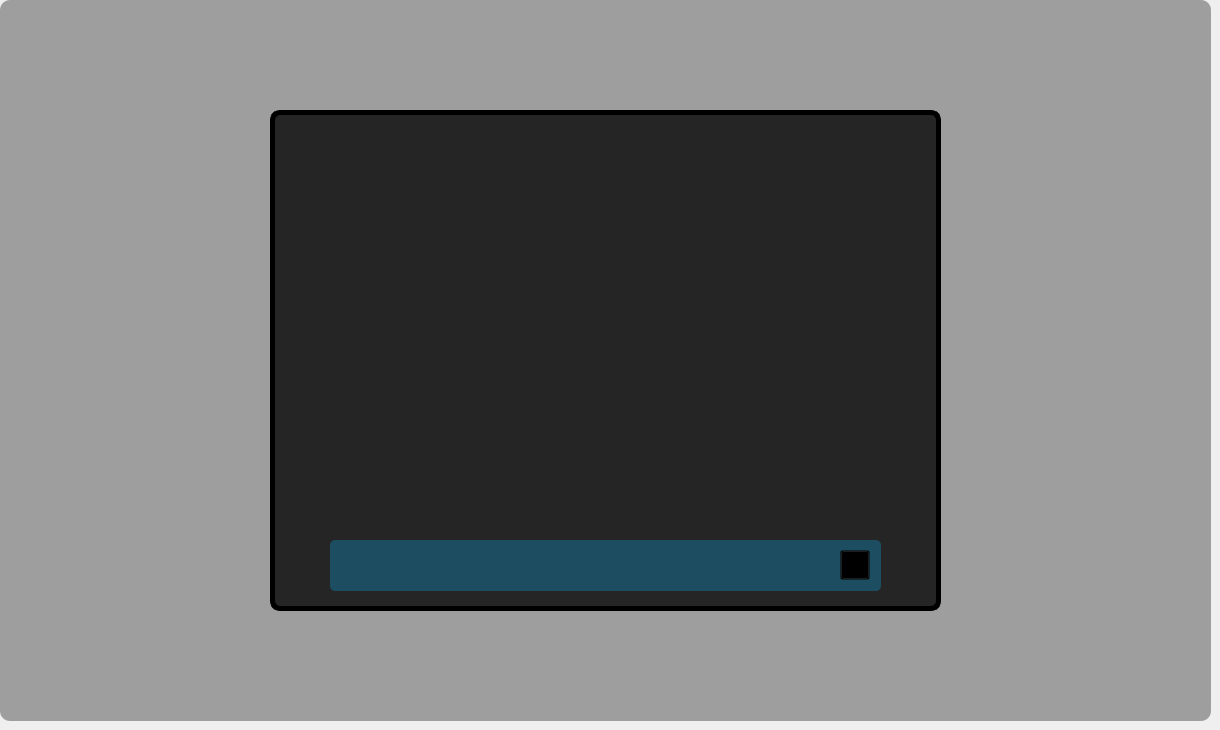
      <widget class="QWidget" name="page_8">
       <widget class="QLineEdit" name="lineEdit_43">
        <property name="geometry">
         <rect>
          <x>0</x>
          <y>0</y>
          <width>1211</width>
          <height>721</height>
         </rect>
        </property>
        <property name="styleSheet">
         <string notr="true">background-color: rgba(0, 0, 0,0.15%);
border-radius:10 ;</string>
        </property>
        <property name="readOnly">
         <bool>true</bool>
        </property>
       </widget>
       <widget class="QLineEdit" name="lineEdit_44">
        <property name="geometry">
         <rect>
          <x>0</x>
          <y>0</y>
          <width>1211</width>
          <height>721</height>
         </rect>
        </property>
        <property name="styleSheet">
         <string notr="true">border-image: url(:/new/img/img/home1.2.png);
border-radius:10 ;</string>
        </property>
        <property name="readOnly">
         <bool>true</bool>
        </property>
       </widget>
       <widget class="QPushButton" name="send_2">
        <property name="geometry">
         <rect>
          <x>840</x>
          <y>550</y>
          <width>30</width>
          <height>30</height>
         </rect>
        </property>
        <property name="styleSheet">
         <string notr="true">QPushButton{
border-image: url(:/new/icons/icons/send 1.2.png);
background-color: rgba(0,0,0,0%);
}
QPushButton:pressed{
border-image: url(:/new/icons/icons/send 1.1.png);
background-color: rgba(0,0,0,0%);
}</string>
        </property>
        <property name="text">
         <string/>
        </property>
       </widget>
       <widget class="QTextEdit" name="display_2">
        <property name="geometry">
         <rect>
          <x>270</x>
          <y>110</y>
          <width>671</width>
          <height>501</height>
         </rect>
        </property>
        <property name="styleSheet">
         <string notr="true">QTextEdit{
border-style:solid;
border-width:5px;
border-radius:10px;
background-color: rgba(0, 0, 0,0.3%);
}</string>
        </property>
       </widget>
       <widget class="QLineEdit" name="message_2">
        <property name="geometry">
         <rect>
          <x>330</x>
          <y>540</y>
          <width>551</width>
          <height>51</height>
         </rect>
        </property>
        <property name="styleSheet">
         <string notr="true">QLineEdit{
color: rgb(255, 255, 255);
background-color:rgba(18, 118, 158,125);
color: rgb(0, 255, 255);
font: 75 7pt &quot;MS Shell Dlg 2&quot;;
border-width: 2px;
border-radius: 5px;
font: 16px &quot;Eras Bold ITC&quot;;
}
QPushButton:hover{
border-style: solid;
color: rgb(255, 255, 255);
background-color:rgba(18, 118, 158,125);
color: rgb(0, 255, 255);
font: 75 7pt &quot;MS Shell Dlg 2&quot;;
border-width: 2px;
border-radius: 5px;
font: 16px &quot;Eras Bold ITC&quot;;
}</string>
        </property>
       </widget>
       <zorder>lineEdit_44</zorder>
       <zorder>lineEdit_43</zorder>
       <zorder>display_2</zorder>
       <zorder>message_2</zorder>
       <zorder>send_2</zorder>
      </widget>
